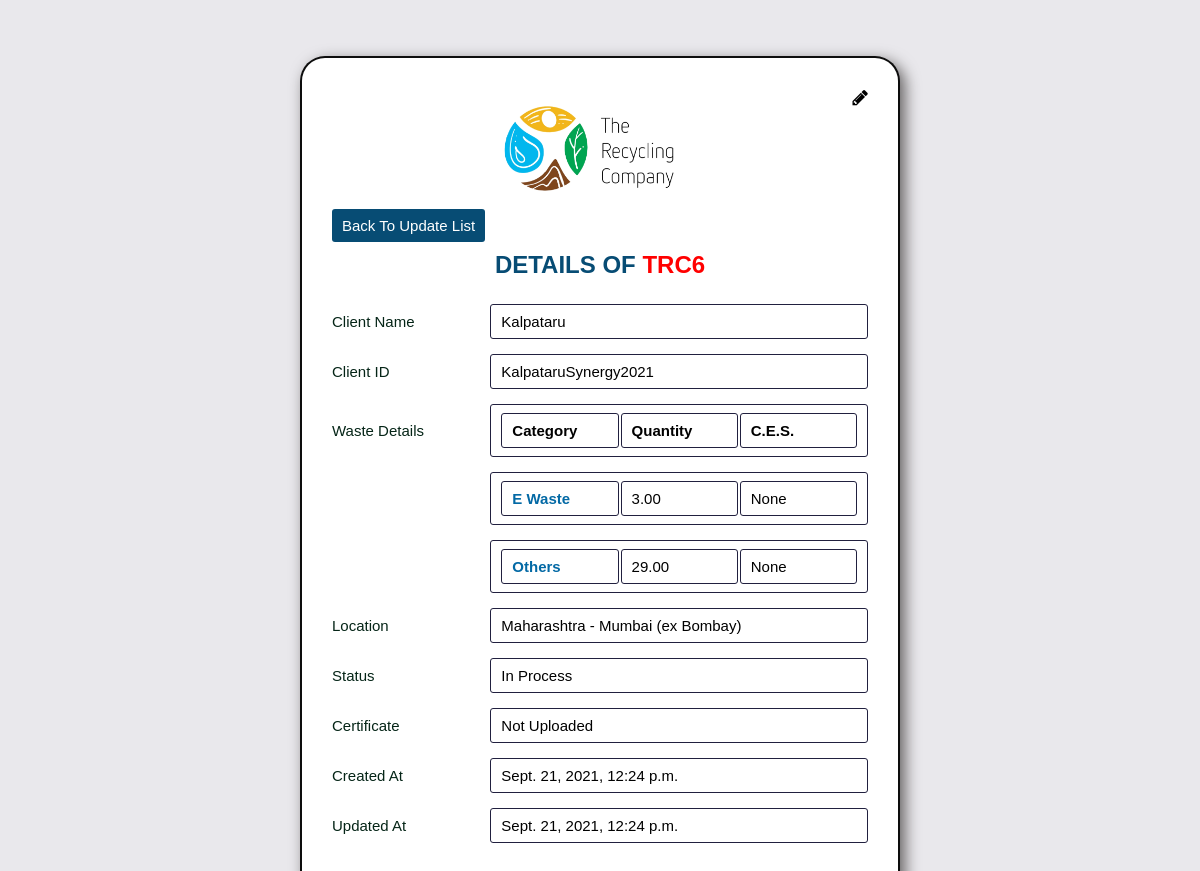
Screenshot of /update_detail/6/ (signed in) with the database file from the repository.
### dashboard/models.py (models this page shows, shortened)
class Update(models.Model):
    transaction_id = models.CharField(max_length=20)
    company = models.ForeignKey(Company,on_delete=models.CASCADE)
    state = models.CharField(max_length=200)
    district = models.CharField(max_length=200)
    status = models.CharField(max_length=12,choices=STATUS_CHOICES)
    certificate = models.ImageField(upload_to=get_upload_path,null=True,blank=True)
    created_at = models.DateTimeField(auto_now_add=True)
    updated_at = models.DateTimeField(auto_now=True)
    note = models.TextField(null=True,blank=True)

class Company(models.Model):
    user = models.OneToOneField(User,on_delete=models.CASCADE)
    name = models.CharField(max_length=255)

class UpdateWaste(models.Model):
    update = models.ForeignKey(Update,on_delete=models.CASCADE)
    waste_category = models.CharField(max_length=12,choices=WASTE_CATEGORY_CHOICES)
    waste_quantity = models.DecimalField(decimal_places=2,max_digits=7)
    incineration_rate = models.DecimalField(null=True,blank=True,decimal_places=2,max_digits=7)
    landfill_rate = models.DecimalField(null=True,blank=True,decimal_places=2,max_digits=7)
    recycling_rate = models.DecimalField(null=True,blank=True,decimal_places=2,max_digits=7)
    carbon_emission_saved=models.DecimalField(null=True,blank=True,decimal_places=2,max_digits=7)

### dashboard/views.py (the view, shortened to what this page needs)
# urls.py: path("update_detail/<int:id>/",views.update_detail,name='update_detail'),
def update_detail(request,id):
    if request.user.is_authenticated and request.user.is_superuser:
        update = Update.objects.get(id=id)
        sub_updates = UpdateWaste.objects.filter(update=update)
        return render(request,'update_detail.html',{"update":update,"sub_updates":sub_updates})
    else:
        return redirect('adminlogin')

### threco/templates/update_detail.html (shortened to what this page needs)
<!DOCTYPE html>
{% load static %}
<html lang="en">
<head>
  <link rel="stylesheet" href="{% static 'css/update.css' %}">
  <link href="https://maxcdn.bootstrapcdn.com/font-awesome/4.1.0/css/font-awesome.min.css" rel="stylesheet">
</head>
<body onload="defaultprovider()">
<div id="divx">
  <div id="wrap" class="wrapperx2">
    <br><br>
    <div class="wrapperx">
        <span onclick="zindexchanger()" class="close-span">
            <i class="fa fa-pencil" aria-hidden="true"></i>
        </span>
        <div style="text-align: center;margin-bottom: 10px;">
          <img style="width: 245px;" src="{% static 'img/ThrecoLogo.png' %}" alt=""><br>
        </div>
        <div style="text-align: left;margin-bottom: 16px;">
          <a class="backbtn" href="{% url 'updatelist' update.company.id%}">Back To Update List</a>
        </div>
        <div class="title">
            Details of <span style="color: red;">{{update.transaction_id}}</span>
        </div>
        <form class="form" enctype="multipart/form-data">
          <div class="inputfield">
            <label>Client Name</label>
            <p class="input">{{update.company.name}}</p>
          </div>
          <div class="inputfield">
            <label>Client ID</label>
            <p class="input">{{update.company.user.username}}</p>
          </div>
          <div class="inputfield">
            <label>Waste Details</label>
            <div style="display: flex;"  class="input">
                <p style="margin-right: 2px;" class="input"><b>Category</b></p>
                <p style="margin-right: 2px;" class="input"><b>Quantity</b></p>
                <p class="input"><b>C.E.S.</b></p>
            </div>
          </div>
          {% for sub_update in sub_updates %}
          <div class="inputfield">
              <div style="display: flex;"  class="input">
              <p style="margin-right: 2px;" class="input"><span style="color: #0369a5;"><b>{{sub_update.waste_category}}</b></span></p>
              <p style="margin-right: 2px;" class="input">{{sub_update.waste_quantity}}</p>
              <p class="input">{{sub_update.carbon_emission_saved}}</p>
              </div>
          </div>
          {% endfor %}
          <div class="inputfield">
            <label>Location</label>
            <p class="input">{{update.state}} - {{update.district}}</p>
          </div>
          <div class="inputfield">
            <label>Status</label>
            <p class="input">{{update.status}}</p>
          </div>
          <div class="inputfield">
            <label>Certificate</label>
            {% if update.certificate %}
            <a href="{{update.certificate.url}}" class="input">Click Here to view</a>
            {% else %}
            <p class="input">Not Uploaded</p>
            {% endif %}
          </div>
          <div class="inputfield">
            <label>Created At</label>
            <p class="input">{{update.created_at}}</p>
          </div>
          <div class="inputfield">
            <label>Updated At</label>
            <p class="input">{{update.updated_at}}</p>
          </div>
          <br>
        </form>
    </div>
  </div>
</div>
</body>
</html>

### threco/static/css/update.css (style rules this page uses)
* { margin: 0; padding: 0; box-sizing: border-box; }
body { background-color:#e9e8ec; background-size: cover; background-attachment: fixed; opacity: 1; background-position: center; font-family: sans-serif; }
.wrapperx2 { padding: 0 10px; }
.wrapperx { max-width: 600px; width: 100%; background: #fff; margin: 20px auto; box-shadow: 5px 5px 15px rgb(99, 96, 96); border-radius: 25px; padding: 30px; border: 2px solid rgba(0, 0, 0, 0.95); }
.wrapperx .close-span { font-size: large; float: right; padding-bottom: 15px; }
.wrapperx .title { font-size: 24px; font-weight: 700; margin-bottom: 25px; color: #074c74; text-transform: uppercase; text-align: center; }
.wrapperx .form { width: 100%; }
.wrapperx .form .inputfield { width: 100%; margin-bottom: 15px; display: flex; align-items: center; }
.wrapperx .form .inputfield label { width: 40%; color: #052517; margin-right: 10px; font-size: 15px; }
.wrapperx .form .inputfield .input, .wrapperx .form .inputfield .textarea { width: 100%; outline: none; border: 1px solid rgba(23, 22, 54, 0.952); font-size: 15px; padding: 8px 10px; border-radius: 3px; transition: all 0.3s ease; }
.backbtn { text-decoration: none; width: 20%; padding: 8px 10px; font-size: 15px; border: 0px; background: #074c74; color: #fff; cursor: pointer; border-radius: 3px; outline: none; }

### rows the page displays
Update: transaction_id "TRC6", company.name "Kalpataru", company.user.username "KalpataruSynergy2021", state "Maharashtra", district "Mumbai (ex Bombay)", status "In Process", created_at "Sept. 21, 2021, 12:24 p.m.", updated_at "Sept. 21, 2021, 12:24 p.m."
UpdateWaste: waste_category "E Waste", waste_quantity "3.00", carbon_emission_saved "None"
UpdateWaste: waste_category "Others", waste_quantity "29.00", carbon_emission_saved "None"
